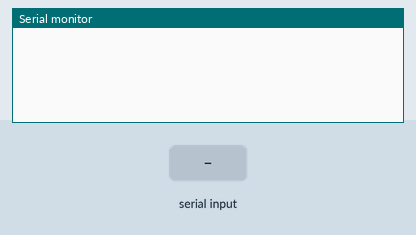
This sketch was run on a simulated Arduino Mega 2560, built with avr-gcc and run on an emulated ATmega2560. On the bench: the last lines printed to the serial monitor. The inputs (shaded band) are chosen by the test bench.

Above: at 1.2 s.
1.3 s: "1" received over the second serial link
At 2.5 s:
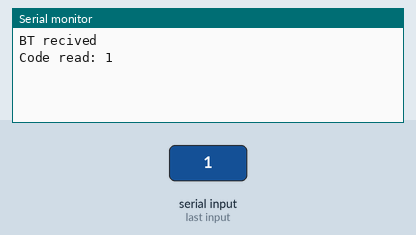
2.8 s: "0" received over the second serial link
At 3.7 s:
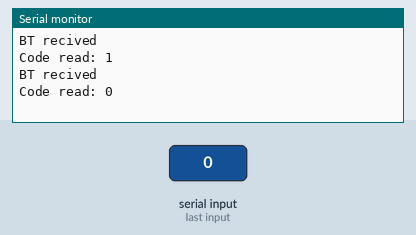
4.3 s: "2" received over the second serial link
At 4.9 s:
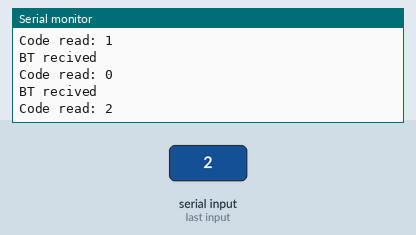

The sketch:

BT_Test.ino
```cpp
void setup() {
  // put your setup code here, to run once:
  Serial.begin(9600);
  Serial3.begin(9600);
}

void loop() {
  // put your main code here, to run repeatedly:
  if(Serial3.available())
  {
    Serial.println("BT recived");
    delay(50);
    char * s=malloc(sizeof(char)*20);
    uint8_t t = 0;
    while(Serial3.available())
    {
      s[t++]=(char)Serial3.read();
      if(t==19)
        break;
    }
    s[t] = '\0';
    Serial.println("Code read: "+String(s));
  }
}
```

Measured:
- after the input at 1.3 s, the serial monitor: prints a new line at once (image 1)
- after the input at 2.8 s, the serial monitor: prints a new line after 0.05 s (image 2)
- after the input at 4.3 s, the serial monitor: prints a new line after 0.05 s (image 3)
